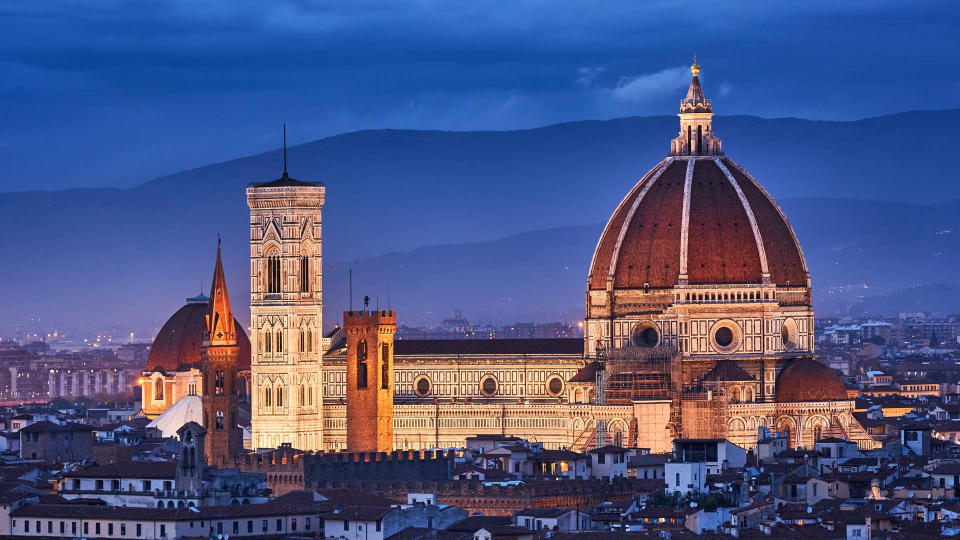
#> input picture 图片转字符串/“甜蜜的”穹顶.jpg, 1920 x 1080 px, found by its file name (shown at 1/2 size)
$ python '图转字.py'
#> lines starting #> are read from the running program, lines starting #| are printed output that depends on the picture
from PIL import Image

# 加载图片并转换为灰度图
img = Image.open("D:\py\图片转字符串\“甜蜜的”穹顶.jpg").convert('L')
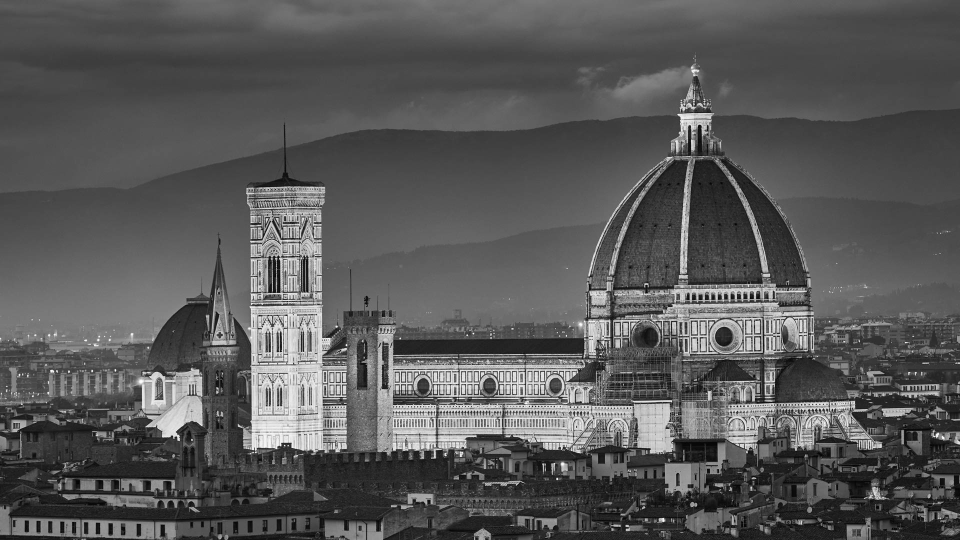
#> img: PIL image 1920x1080 L (shown at 1/2 size); min 1, max 255, mean 88.2

# 调整图片大小
img = img.resize((130, 80))
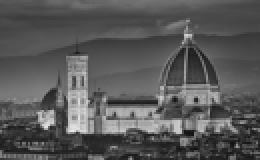
#> img: PIL image 130x80 L (shown 2 times larger); min 16, max 234, mean 88.2
# 创建字符映射表
characters = list("@%#*+=-:. ")
# 根据图片的最大亮度值确定分段的阈值
thresholds = [i * 255 // len(characters) for i in range(1, len(characters))]
# 遍历像素
asclis = ''
for y in range(img.height):
    for x in range(img.width):
        hui_num = img.getpixel((x, y))
        # 非线性映射
        for i, threshold in enumerate(thresholds):
            if hui_num < threshold:
                idx = i
                break

        asclis += characters[idx]

    asclis += "\n"

# 输出
print(asclis)
